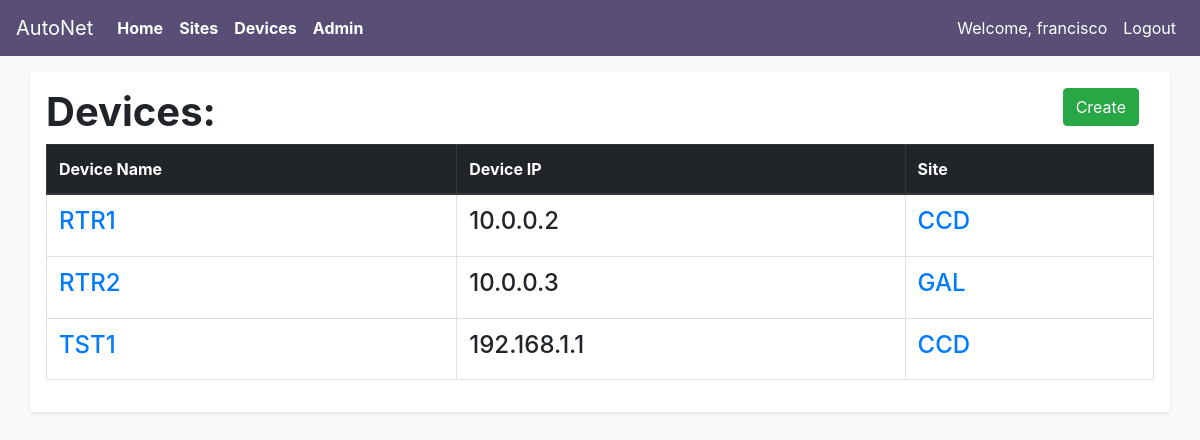
The app's page /devices (signed in), older data.
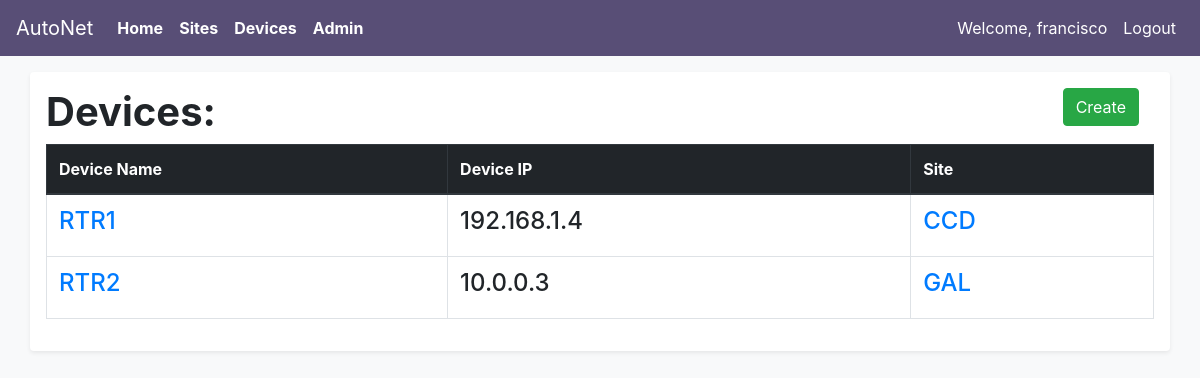
The same page, newer data.
### main_app/models.py (models this page shows, shortened)
class Devices(models.Model):
    VENDOR_LIST = (('C', 'Cisco'),
                                    ('J', 'Juniper'),
                                    ('A', 'Arista'),
                                    )
    device_name = models.CharField(max_length=100)
    device_ip = models.GenericIPAddressField()
    vendor = models.CharField(choices=VENDOR_LIST, max_length=10,
                                                default=VENDOR_LIST[0])
    site = models.ForeignKey(Sites,
                            on_delete=models.CASCADE,
                            related_name = 'devices',
                            )

class Sites(models.Model):
    site_name = models.CharField(max_length=100)
    site_location = models.CharField(max_length=250)
    site_address = models.CharField(max_length=400, null=True)
    site_poc_name = models.CharField(max_length=100)
    site_poc_number = models.CharField(max_length=30)

### main_app/views.py (the view)
# urls.py: path('devices', login_required(views.DeviceListView.as_view()), name='viewdevices'),
class DeviceListView(ListView):
    context_object_name = 'devices'
    model = models.Devices

### main_app/templates/main_app/devices_list.html
{% extends 'main_app/main_app_base.html' %}
{%block content %}
  <div class="container shadow-sm p-3 mb-5 bg-white rounded">
      <div class="container">
        <a class="" href="{% url 'main_app:createdevice' %}">
          <input class="btn btn-success float-right" type="submit" value="Create">
        </a>
      </div>
      <div class="">
        <h1><strong>Devices:</strong></h1>
        <table class="table table-bordered">
          <thead class="thead-dark">
            <th>Device Name</th>
            <th>Device IP</th>
            <th>Site</th>
          </thead>
          {% for device in devices %}
          <tr>
              <td><h4><a href="devices/{{device.id}}">{{device.device_name}}</a></h4></td>
              <td><h4>{{device.device_ip}}</h4></td>
              <td><h4><a href="sites/{{ device.site.id }}">{{device.site.site_name}}</a></h4></td>
          </tr>
          {%endfor%}
        </table>
      </div>
  </div>
{%endblock content %}

### main_app/templates/main_app/main_app_base.html (shortened to what this page needs)
<!DOCTYPE html>
<html lang="en" dir="ltr">
  <head>
    <link rel="stylesheet" href="https://stackpath.bootstrapcdn.com/bootstrap/4.1.3/css/bootstrap.min.css">
  </head>
  <body class="bg-light">
    <header>
    <div class="mb-4">
      <nav class="navbar navbar-expand-lg navbar-dark fixed-top " style="background-color: #584E76;">
        <a class="navbar-brand" href="{% url 'main_app:home' %}">AutoNet</a>
        <div class="collapse navbar-collapse" id="navbarSupportedContent">
          <ul class="navbar-nav mr-auto">
            <li class="nav-item active">
              <a class="nav-link" href="{% url 'main_app:home' %}"><strong>Home</strong><span class="sr-only">(current)</span></a>
            </li>
            <li class="nav-item active">
              <a class="nav-link" href="{% url 'main_app:viewsites' %}"><strong>Sites</strong></a>
            </li>
            <li class="nav-item active">
              <a class="nav-link" href="{% url 'main_app:viewdevices' %}"><strong>Devices</strong></a>
            </li>
            <li class="nav-item active">
              <a class="nav-link" href="{% url 'admin:index' %}"><strong>Admin</strong></a>
            </li>
          </ul>
          <div class="">
            {% if user.is_authenticated%}
            <ul class="navbar-nav mr-auto">
              <li class="nav-item active">
                <a class="nav-link" href="#">Welcome, {{user.username}}</a>
              </li>
              <li class="nav-item active">
                <a class="nav-link" href="{% url 'users:logout' %}">Logout</a>
              </li>
            </ul>
            {% endif %}
          </div>
        </div>
      </nav>
    </div>
    </header>
    <br>
    <br>
    {%block content %}
    {%endblock content %}
  </body>
</html>

Row changes from the older to the newer data that the page shows:
removed Devices: device_name "TST1", device_ip "192.168.1.1", site.site_name "CCD"
changed Devices "RTR1": device_ip "10.0.0.2" → "192.168.1.4"
